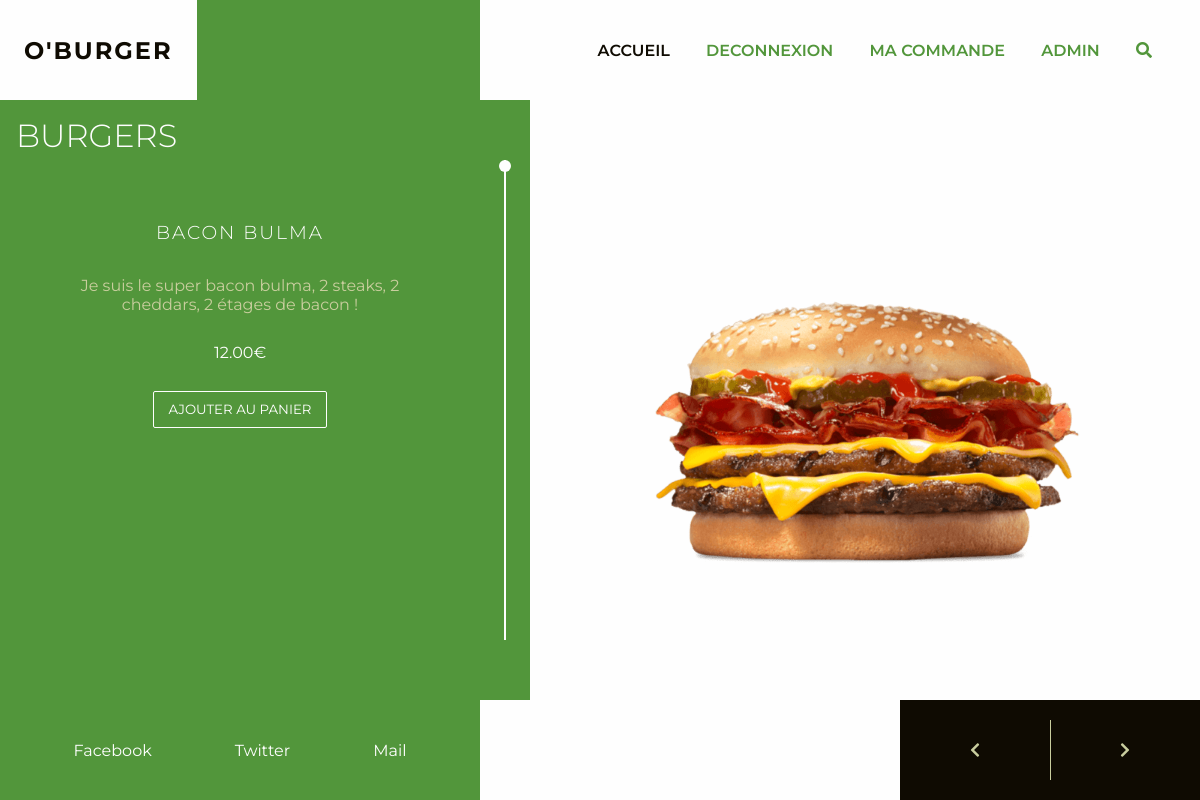
The app's page /accueil (signed in) with its own data.
### tables this page shows
CREATE TABLE IF NOT EXISTS `burgers` (
  `id` int(11) NOT NULL AUTO_INCREMENT,
  `name` varchar(60) NOT NULL,
  `price` decimal(4,2) NOT NULL,
  `description` text NOT NULL,
  `image` varchar(255) DEFAULT NULL,
  PRIMARY KEY (`id`)
);

### index.php (called while the page is built, shortened)
<?php
require_once "controllers/Router.php";
$router = new Router();
$router->routeReq();
?>

### models/Model.php (called while the page is built, shortened)
<?php
abstract class Model {
    private static $_bdd;
    private static function setBdd() {
        self::$_bdd = new PDO("mysql:host=localhost;dbname=oburger-mvc;charset=utf8", "root", "");
        self::$_bdd->setAttribute(PDO::ATTR_ERRMODE, PDO::ERRMODE_WARNING);
    }
    protected function getBdd() {
        return self::$_bdd;
    }
    protected function getAll($table, $obj) {
        $var = [];
        $req = $this->getBdd()->prepare('select * from '.$table.' order by id');
        $req->execute();
        while($data = $req->fetch(PDO::FETCH_ASSOC)) {
            $var[] = new $obj($data);
        }
        return $var;
    }
}
?>

### models/BurgerManager.php (called while the page is built, shortened)
<?php
class BurgerManager extends Model {
    public function getBurgers() {
        return $this->getAll("burgers", "Burger");
    }
}
?>

### models/Burger.php (called while the page is built, shortened)
<?php
class Burger {
    private $_name;
    private $_description;
    private $_price;
    private $_image;
    public function hydrate(array $data) {
        foreach($data as $key => $value) {
            $method = "set".ucfirst($key);
        }
    }
    public function setName($name) {$this->_name = $name;}
    public function setDescription($description) {$this->_description = $description;}
    public function setPrice($price) {$this->_price = $price;}
    public function setImage($image) {$this->_image = $image;}
    public function getName() {return $this->_name;}
    public function getDescription() {return $this->_description;}
    public function getPrice() {return $this->_price;}
    public function getImage() {return $this->_image;}
}
?>

### views/viewAccueil.php (the view, shortened to what this page needs)
<div class="content-container center">
    <div class="content-left">
        <div class="bar">
            <div class="line">
                <div class="point"></div>
            </div>
        </div>
        <h1>Burgers</h1>
        <div class="burger-container">
            <?php foreach($burgers as $burger): ?>
            <div class="burger">
                <h3><?= $burger->getName(); ?></h3>
                <p class="description"><?= $burger->getDescription(); ?></p>
                <p class="price"><?= $burger->getPrice(); ?>€</p>
                <form action="" method="post">
                    <button name="addCart">Ajouter au panier</button>
                </form>
            </div>
            <?php endforeach; ?>
        </div>
        <div class="medias">
            <ul>
                <li>Facebook</li>
                <li>Twitter</li>
                <li>Mail</li>
            </ul>
        </div>
    </div>
    <div class="content-right center">
        <div class="img-container">
            <?php foreach($burgers as $burger): ?>
            <div class="img">
                <img src="<?= $burger->getImage(); ?>" alt="Burger">
            </div>
            <?php  endforeach; ?>
        </div>
        <div class="selectors">
            <div class="left"><i class="fas fa-chevron-left"></i></div>
            <div class="right"><i class="fas fa-chevron-right"></i></div>
        </div>
    </div>
</div>

### assets/css/style.css (style rules this page uses)
* { margin: 0; padding: 0; box-sizing: border-box; }
body { --green: #52963B; --white: #fefefe; --light-green: #C9CE9E; --black: #0F0B02; min-height: 100vh; font-family: 'Montserrat', sans-serif; font-weight: 400; color: var(--black); background-color: var(--white); pointer-events: none; overflow: hidden; }
ul { list-style: none; list-style-type: none; }
input[type="submit"], button { padding: 0.5rem 1rem; background-color: transparent; border: 1px solid var(--green); color: var(--green); border-radius: 3px; text-transform: uppercase; transition: all 0.3s ease; cursor: pointer; }
.content-container { height: calc(100vh - 100px); width: 100%; display: flex; align-items: center; justify-content: center; pointer-events: none; }
.content-container .content-left { position: relative; width: 40vw; height: 100vh; margin-top: -100px; padding: 1rem; padding-top: calc(100px + 1rem); background-color: var(--green); color: var(--white); z-index: -1; pointer-events: all; }
.content-container .content-left .bar { width: 50px; height: calc(100vh - 200px); position: absolute; right: -50px; top: 50%; transform: translateY(-50%); background-color: var(--green); display: flex; align-items: center; justify-content: center; }
.content-container .content-left .bar .line { position: relative; width: 2px; height: 80%; background-color: var(--white); }
.content-container .content-left .bar .line .point { position: absolute; top: 0; left: 1px; width: 12px; height: 12px; border-radius: 15px; transform: translate(-50%); background-color: var(--white); transition: all 0.5s ease-in-out; }
.content-container .content-left h1 { font-weight: 300; text-transform: uppercase; }
.content-container .content-left .burger-container { width: 100%; height: 300px; overflow: hidden; padding-top: 50px; padding-left: 4rem; padding-right: 4rem; text-align: center; position: relative; }
.content-container .content-left .burger-container .burger { min-height: 300px; overflow: hidden; top: -300px; transition: all 0.5s ease-in-out; }
.content-container .content-left .burger h3 { padding: 1rem 0; font-weight: 300; text-transform: uppercase; letter-spacing: 2px; }
.content-container .content-left .burger .description { color: var(--light-green); }
.content-container .content-left .burger .price { color: var(--white); padding: 0.8rem 0; }
.content-container .content-left .burger button { padding: 0.6rem 0.9rem; border: 1px solid var(--white); border-radius: 2px; outline: none; color: var(--white); background: transparent; text-transform: uppercase; font-family: inherit; transition: all 0.3s ease; cursor: pointer; }
.content-container .content-left .medias { position: absolute; bottom: 0; left: 0; width: 100%; }
.content-container .content-left .medias ul { height: 100px; padding: 0 2rem; display: flex; align-items: center; justify-content: space-around; }
.content-container .content-right { width: 60vw; height: 100vh; position: relative; margin-top: -100px; pointer-events: none; }
.content-container .content-right.center { display: flex; justify-content: center; align-items: center; flex-direction: column; padding: 0 6vw; }
.content-container .content-right .img-container { position: relative; width: calc(60vw - 50px); margin-left: 50px; overflow: hidden; display: flex; }
.content-container .content-right .img-container .img { min-width: 100%; text-align: center; transition: all 0.5s ease-in-out; }
.content-container .content-right .img-container .img img { width: 450px; object-fit: cover; }
.content-container .content-right .selectors { position: absolute; bottom: 0; right: 0; display: flex; align-items: center; justify-content: center; pointer-events: all; }
.content-container .content-right .selectors div:not(.separator) { display: flex; align-items: center; justify-content: center; position: relative; height: 100px; width: 150px; background-color: var(--black); color: var(--light-green); transition: all 0.3s ease; cursor: pointer; }
.content-container .content-left h3 { font-weight: 300; letter-spacing: 1px; text-transform: uppercase; }
.content-container .content-left p { margin: 1rem 0; color: var(--light-green); }

### records on screen
burgers: name "BACON BULMA", description "Je suis le super bacon bulma, 2 steaks, 2 cheddars, 2 étages de bacon !", price "12.00", image (picture)
